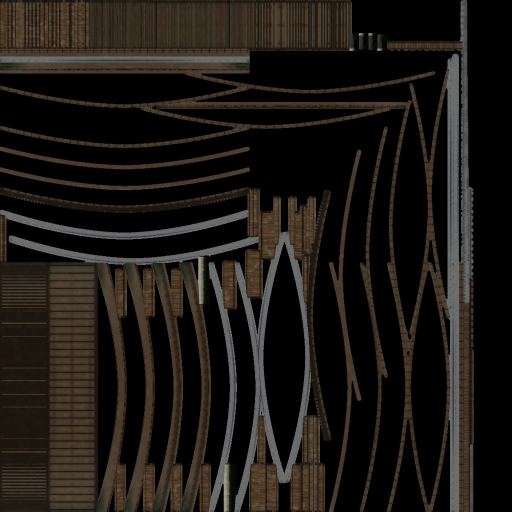
#> input picture app/src/main/assets/bridges/bridge_accademia_atlas.jpg, 1024 x 1024 px (shown at 1/2 size)
$ python etc2.py ../../app/src/main/assets/bridges/bridge_accademia_atlas.jpg ../../app/src/main/assets/bridges/bridges_atlas.jpg
#> lines starting #> are read from the running program, lines starting #| are printed output that depends on the picture
"""ETC2 RGB8 texture compressor (ETC1-compatible individual/differential blocks), numpy only.
GPU-native compressed textures are 4 bits per pixel instead of 32: the APK grows a little, graphics memory drops 8x.
File format (.etc, big-endian): b"ETC2", int width, int height, int levels, then per mip level: int byte count, the
blocks (8 bytes each, row-major 4x4 blocks). Full mip chain down to 1x1 (box-filtered with PIL).
Use:  python3 tools/textures/etc2.py in.jpg out.etc        (or: --check in.jpg  -> PSNR of a round trip)"""
import sys, struct
import numpy as np
from PIL import Image

TABLES = np.array([[2, 8], [5, 17], [9, 29], [13, 42], [18, 60], [24, 80], [33, 106], [47, 183]], np.int32)
# pixel index (msb, lsb) -> modifier: 0 -> +a, 1 -> +b, 2 -> -a, 3 -> -b
MODS = np.stack([TABLES[:, 0], TABLES[:, 1], -TABLES[:, 0], -TABLES[:, 1]], 1)        # (8 tables, 4)

def _sub_masks():
    """pixel membership of subblock 0 for flip 0 (left 2 columns) and flip 1 (top 2 rows); pixels as [y][x]"""
    m = np.zeros((2, 4, 4), bool)
    m[0, :, :2] = True
    m[1, :2, :] = True
    return m
SUB0 = _sub_masks()

def encode_blocks(blk):
    """blk: (N, 4, 4, 3) uint8/int [y][x][c] -> (N,) uint64 ETC1 blocks"""
    N = blk.shape[0]
    px = blk.reshape(N, 16, 3).astype(np.int32)
    best_err = np.full(N, np.iinfo(np.int64).max, np.int64); best = np.zeros(N, np.uint64)
    for flip in (0, 1):
        m0 = SUB0[flip].reshape(16)
        avg = np.stack([px[:, m0].mean(1), px[:, ~m0].mean(1)], 1)          # (N, 2 subs, 3)
        # differential candidate: 5-bit bases, 3-bit signed delta
        q5 = np.clip(np.round(avg * 31 / 255), 0, 31).astype(np.int32)
        d = q5[:, 1] - q5[:, 0]
        diff_ok = np.all((d >= -4) & (d <= 3), 1)
        c5 = np.stack([q5[:, 0], q5[:, 0] + np.clip(d, -4, 3)], 1)
        base_d = (c5 << 3) | (c5 >> 2)
        q4 = np.clip(np.round(avg * 15 / 255), 0, 15).astype(np.int32)
        base_i = (q4 << 4) | q4
        base = np.where(diff_ok[:, None, None], base_d, base_i)               # (N, 2, 3)
        # per subblock, per table: best modifier for each pixel
        tot = np.zeros(N, np.int64); tabs = np.zeros((N, 2), np.int32); idx = np.zeros((N, 16), np.int32)
        for s in (0, 1):
            ms = m0 if s == 0 else ~m0
            p = px[:, ms]                                                     # (N, 8, 3)
            cand = np.clip(base[:, s][:, None, None, :] + MODS[None, :, :, None], 0, 255)   # (N, 8t, 4m, 3)
            err = ((p[:, None, :, None, :] - cand[:, :, None, :, :]) ** 2).sum(-1)       # (N, 8t, 8px, 4m)
            mi = err.argmin(-1); me = err.min(-1).sum(-1)                     # (N, 8t, 8px), (N, 8t)
            t = me.argmin(1); tabs[:, s] = t; tot += me[np.arange(N), t]
            idx[:, ms] = mi[np.arange(N), t]
        better = tot < best_err
        if not better.any(): continue
        # pack
        b = np.zeros(N, np.uint64)
        R, G, B = 0, 1, 2
        dd = (c5[:, 1] - c5[:, 0]) & 7
        hi_d = ((c5[:, 0, R].astype(np.uint64) << 59) | (dd[:, R].astype(np.uint64) << 56) |
                (c5[:, 0, G].astype(np.uint64) << 51) | (dd[:, G].astype(np.uint64) << 48) |
                (c5[:, 0, B].astype(np.uint64) << 43) | (dd[:, B].astype(np.uint64) << 40) | (np.uint64(1) << 33))
        hi_i = ((q4[:, 0, R].astype(np.uint64) << 60) | (q4[:, 1, R].astype(np.uint64) << 56) |
                (q4[:, 0, G].astype(np.uint64) << 52) | (q4[:, 1, G].astype(np.uint64) << 48) |
                (q4[:, 0, B].astype(np.uint64) << 44) | (q4[:, 1, B].astype(np.uint64) << 40))
        b = np.where(diff_ok, hi_d, hi_i)
        b |= (tabs[:, 0].astype(np.uint64) << 37) | (tabs[:, 1].astype(np.uint64) << 34) | np.uint64(flip << 32)
        # indices: pixel (x, y) -> bit i = x*4 + y; msb plane at 16+i, lsb plane at i
        for y in range(4):
            for x in range(4):
                v = idx[:, y * 4 + x].astype(np.uint64); i = x * 4 + y
                b |= ((v >> np.uint64(1)) & np.uint64(1)) << np.uint64(16 + i)
                b |= (v & np.uint64(1)) << np.uint64(i)
        best = np.where(better, b, best); best_err = np.where(better, tot, best_err)
    return best

def decode_blocks(blocks):
    """inverse, for checking: (N,) uint64 -> (N, 4, 4, 3) uint8"""
    N = blocks.shape[0]; out = np.zeros((N, 4, 4, 3), np.int32)
    for n in range(N):
        v = int(blocks[n]); diff = (v >> 33) & 1; flip = (v >> 32) & 1
        if diff:
            c = []
            for sh in (59, 51, 43):
                a = (v >> sh) & 31; dl = (v >> (sh - 3)) & 7; dl = dl - 8 if dl >= 4 else dl
                c.append((a, a + dl))
            bases = [[(ch[k] << 3) | (ch[k] >> 2) for ch in c] for k in (0, 1)]
        else:
            bases = [[(((v >> sh) & 15) * 17) for sh in (60, 52, 44)], [(((v >> sh) & 15) * 17) for sh in (56, 48, 40)]]
        t = [(v >> 37) & 7, (v >> 34) & 7]
        for x in range(4):
            for y in range(4):
                i = x * 4 + y; ix = (((v >> (16 + i)) & 1) << 1) | ((v >> i) & 1)
                s = 0 if (x < 2 if flip == 0 else y < 2) else 1
                out[n, y, x] = np.clip(np.array(bases[s]) + MODS[t[s], ix], 0, 255)
    return out.astype(np.uint8)

def to_blocks(img):
    """(H, W, 3) -> (nby*nbx, 4, 4, 3), padding by edge replication"""
    h, w = img.shape[:2]; H = (h + 3) // 4 * 4; W = (w + 3) // 4 * 4
    if H != h or W != w: img = np.pad(img, ((0, H - h), (0, W - w), (0, 0)), mode='edge')
    return img.reshape(H // 4, 4, W // 4, 4, 3).transpose(0, 2, 1, 3, 4).reshape(-1, 4, 4, 3)

def encode_image(img):
    blk = to_blocks(img); out = np.empty(len(blk), np.uint64)
    for i in range(0, len(blk), 4096): out[i:i + 4096] = encode_blocks(blk[i:i + 4096])
    return out.astype('>u8').tobytes()

def mips(im):
    levels = [im]
    while im.size != (1, 1):
        im = im.resize((max(1, im.size[0] // 2), max(1, im.size[1] // 2)), Image.BOX); levels.append(im)
    return levels

def write_etc(src, dst, mipmapped=True):
#> called with mipmapped = True
    im = Image.open(src).convert('RGB')
#> im is the input picture: PIL image 1024x1024 RGB; mean R, G, B 28.9, 24.7, 20.3
    lv = mips(im) if mipmapped else [im]
#> the loop in mips, `while im.size != (1, 1):` made 10 passes
#> pass 1, in mips, `im = im.resize((max(1, im.size[0] // 2), max(1, im.size[1] // 2)), Ima`:
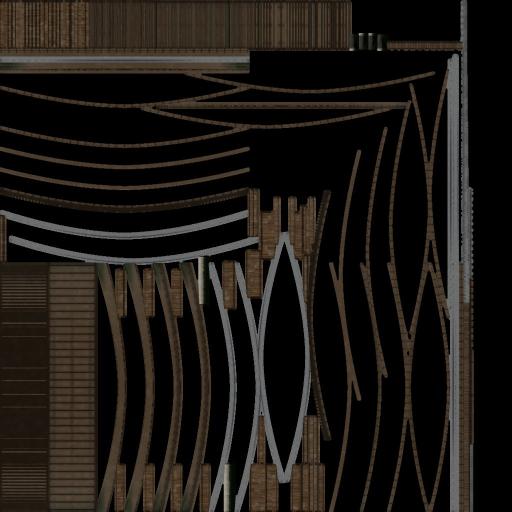
#> im: PIL image 512x512 RGB; mean R, G, B 29.2, 25, 20.6
#> pass 2, in mips, `im = im.resize((max(1, im.size[0] // 2), max(1, im.size[1] // 2)), Ima`:
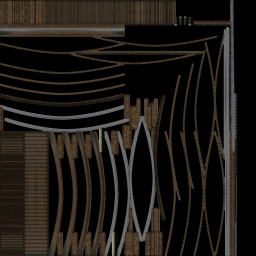
#> im: PIL image 256x256 RGB; mean R, G, B 29.5, 25.3, 20.8
#> pass 3, in mips, `im = im.resize((max(1, im.size[0] // 2), max(1, im.size[1] // 2)), Ima`:
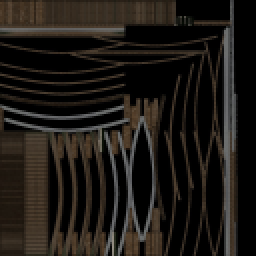
#> im: PIL image 128x128 RGB (shown 2 times larger); mean R, G, B 29.8, 25.6, 21.2
#> after the loop in mips, `while im.size != (1, 1):`: levels = 11 items
#> lv = 11 items
    with open(dst, 'wb') as f:
        f.write(b'ETC2' + struct.pack('>iii', im.size[0], im.size[1], len(lv)))
        for l in lv:
            data = encode_image(np.asarray(l)); f.write(struct.pack('>i', len(data))); f.write(data)
#> this loop made 1 pass

if __name__ == '__main__':
    if sys.argv[1] == '--check':
        im = np.asarray(Image.open(sys.argv[2]).convert('RGB'))[:128, :128]
        blk = to_blocks(im); enc = encode_blocks(blk); dec = decode_blocks(enc)
        a = blk.astype(float); mse = ((a - dec) ** 2).mean(); print('PSNR %.1f dB' % (10 * np.log10(255 ** 2 / mse)))
        Image.fromarray(dec.reshape(32, 32, 4, 4, 3).transpose(0, 2, 1, 3, 4).reshape(128, 128, 3)).save('/tmp/etc_check.png')
    else:
#> (the run stopped early here; a loop or call above may not have finished)
